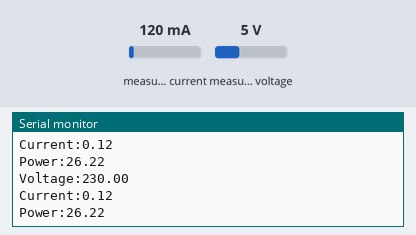
A sketch run on a simulated Arduino Uno, built with avr-gcc and run on an emulated ATmega328P. Shown: the last lines printed to the serial monitor. The inputs (shaded band) are chosen by the test bench; at power-on: measured current 120 mA, measured voltage 5 V.

Above: at 1.2 s.
1.3 s: measured current set to 40 mA
At 1.58 s:
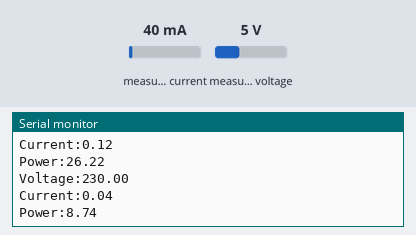
2.8 s: measured voltage set to 0.3 V
At 3.0 s:
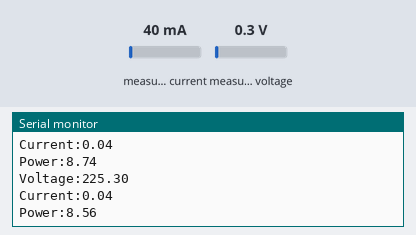
4.3 s: measured current set to 500 mA
At 4.62 s:
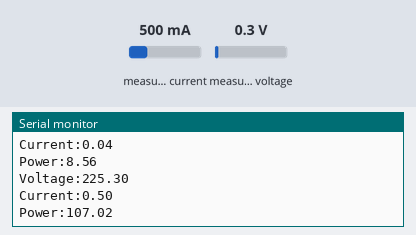
5.8 s: measured voltage set to 3.8 V
At 6.04 s:
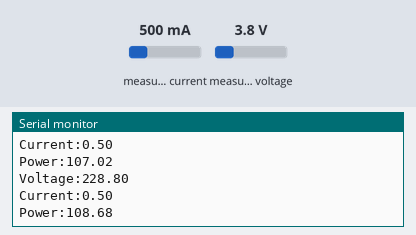
Timing chart, 0 to 8.3 s (numbered marks = the images above; inputs shaded):
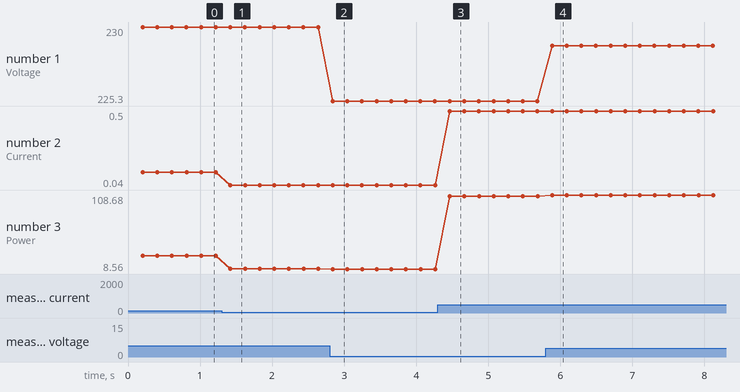

Measured:
- after the input at 1.3 s, the serial monitor: prints a new line after 0.12 s (image 1)
- after the input at 2.8 s, the serial monitor: prints a new line at once (image 2)
- after the input at 4.3 s, the serial monitor: prints a new line after 0.17 s (image 3)
- after the input at 5.8 s, the serial monitor: prints a new line after 0.09 s (image 4)
- plotted number 1: 230 → 225.3 after the input at 2.8 s, 225.3 → 228.8 after the input at 5.8 s
- plotted number 2: 0.12 → 0.04 after the input at 1.3 s, 0.04 → 0.5 after the input at 4.3 s
- plotted number 3: 26.22 → 8.74 after the input at 1.3 s, 8.74 → 8.56 after the input at 2.8 s, 8.56 → 107.02 after the input at 4.3 s, 107.02 → 108.68 after the input at 5.8 s

The sketch:

voltage_and_current.ino
```cpp
// (licence header left out)
#include "EmonLib.h"             // Include Emon Library
EnergyMonitor emon1;             // Create an instance

void setup()
{
  Serial.begin(115200);

  emon1.voltage(4, 234.26, 1.7);  // Voltage: input pin, calibration, phase_shift
  emon1.current(2, 4.5);       // Current: input pin, calibration.
}

void loop()
{
  emon1.calcVI(20,2000);         // Calculate all. No.of half wavelengths (crossings), time-out
  //emon1.serialprint();           // Print out all variables (realpower, apparent power, Vrms, Irms, power factor)

  float realPower       = emon1.realPower;        //extract Real Power into variable
  //float apparentPower   = emon1.apparentPower;    //extract Apparent Power into variable
  //float powerFActor     = emon1.powerFactor;      //extract Power Factor into Variable
  float supplyVoltage   = emon1.Vrms;             //extract Vrms into Variable
  float Irms            = emon1.Irms;
  Serial.print("Voltage:");            //extract Irms into Variable
  Serial.println(supplyVoltage);
  Serial.print("Current:");
  Serial.println(Irms);
  Serial.print("Power:");
  Serial.println(realPower);
}
```
